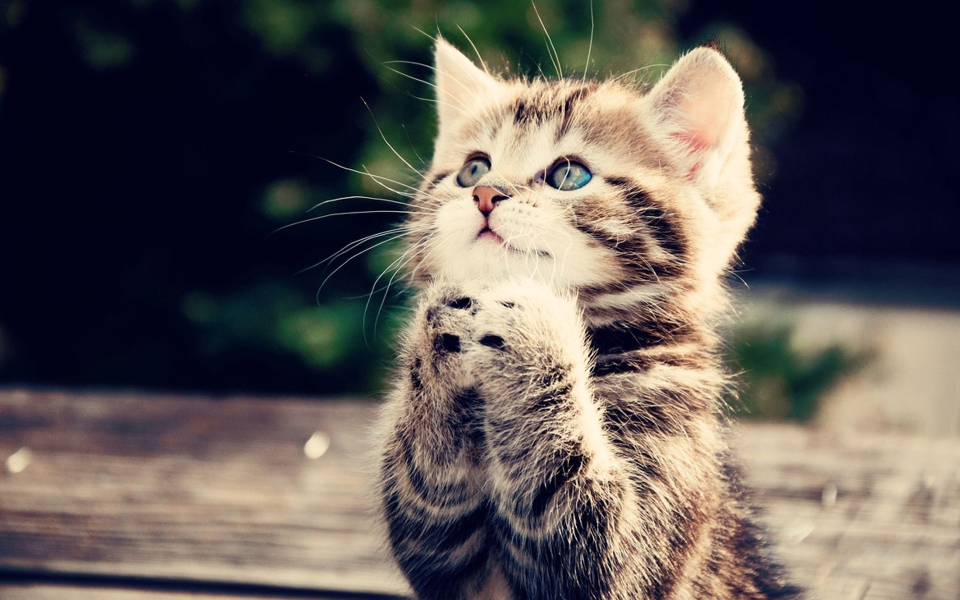
#> input picture cat.jpg, 1920 x 1200 px (shown at 1/2 size)
$ python 1.py
#> lines starting #> are read from the running program, lines starting #| are printed output that depends on the picture
from PIL import Image
from io import BytesIO

with open('cat.jpg', 'rb') as f:
    data = f.read()
    print(data)

# создаем объект BytesIO для чтения байт-кода из переменной data
stream = BytesIO(data)

# открываем изображение при помощи метода Image.open()
image = Image.open(stream)
#> image is the input picture: PIL image 1920x1200 RGB; mean R, G, B 95.8, 88.3, 85.6
image.show()
# получаем размеры изображения
width, height = image.size
#> width = 1920; height = 1200
new_width = 500
new_height = int(height * new_width / width)
#> new_height = 312
resized_image = image.resize((new_width, new_height))   # изменяем размер на новые значения ширины и высоты
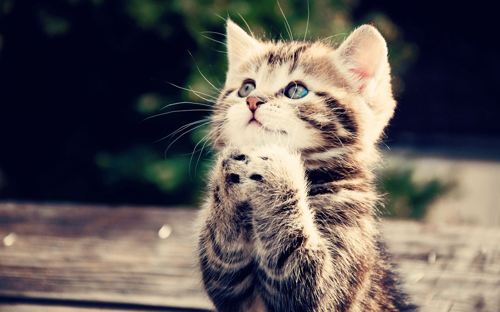
#> resized_image: PIL image 500x312 RGB; mean R, G, B 95.8, 88.3, 85.6
black_and_white_image = resized_image.convert('L')  # применяем эффект "черно-белого" фильтра
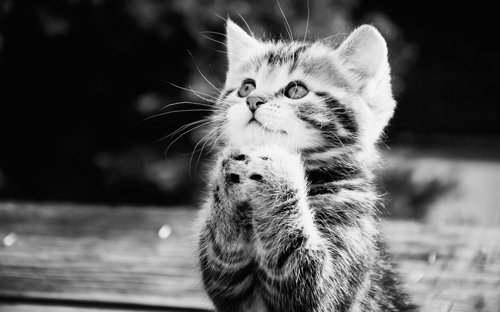
#> black_and_white_image: PIL image 500x312 L; min 1, max 251, mean 90.3
output_stream = BytesIO()   # сохраняем обработанное изображение в объект BytesIO
black_and_white_image.save(output_stream, format='JPEG')

# получаем байт-код обработанного изображения
output_data = output_stream.getvalue()

# побайтово записываем новое изображение
with open('changed_cat_photo.jpeg', 'wb') as f:
    f.write(output_data)
